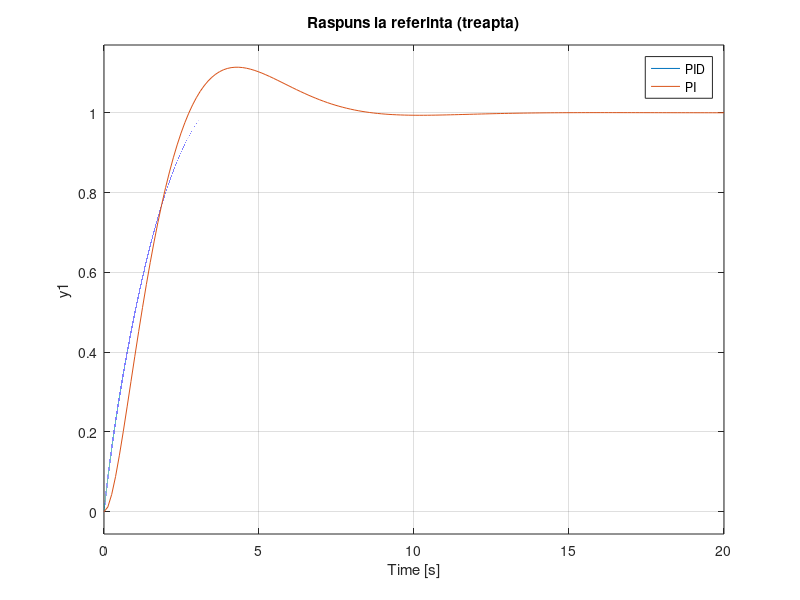

MATLAB code to generate this figure: (Note: this script raises an error after producing the figure.)
C1 = 0.02;
C2 = 0.02;
R1 = 40;
R2 = 50;
 
% Modelul in spatiul starilor:
A = [-1/(C1*R1),1/(C1*R1);1/(C2*R1),-1/(C2*R1)-1/(C2*R2)];
B = [1/C1; 0];
C = [0 1];
D = 0;
 
% Functia de transfer a procesului
H = tf(ss(A,B,C,D))
 
% pole(H)          % polii procesului (analiza stabilitate)
% nyquist(H)       % diagrama Nyquist (analiza stabilitate)
% step(H)          % raspuns la treapta, proces in bucla deschisa
% rlocus(H)        % loc radacini, folosit la proiectarea manuala P/I

% pidtune(H,'PI')    % regenerare valori PI, daca H se schimba
% pidtune(H,'PID')   % regenerare valori PID, daca H se schimba
 
K2 = pid(0.0281, 0.0212);                    % Regulator PI
K1 = pid(0.0346, 0.0216, 0.0117, 0.0117/100);% Regulator PID
 
% Functii de transfer in bucla inchisa
H01 = feedback(K1*H,1);   % PID
H02 = feedback(K2*H,1);   % PI
 
figure
step(H01, H02)
legend('PID','PI')
title('Raspuns la referinta (treapta)')
 
info_PI  = stepinfo(H02)
info_PID = stepinfo(H01)
 
e_ss_PI  = 1 - dcgain(H02)   % eroare stationara PI 
e_ss_PID = 1 - dcgain(H01)   % eroare stationara PID 
 
 %SEMNALUL DE COMANDA (debit q cerut de regulator)
K2_tf = tf(K2);
K1_tf = tf(K1);
U_PI  = minreal(K2_tf/(1+K2_tf*H));
U_PID = minreal(K1_tf/(1+K1_tf*H));
 
t_cmd = 0:0.001:12;
[y_PI,  t_PI]  = step(U_PI,  t_cmd);
[y_PID, t_PID] = step(U_PID, t_cmd);
 
figure
plot(t_PI, y_PI, 'b', t_PID, y_PID, 'r')
legend('PI','PID')
title('Semnal de comanda (debit q)')
xlabel('Time (s)')
ylabel('q (variatie debit)')
 
%ROBUSTETE IN FRECVENTA (marje de castig/faza)

figure
margin(K2*H)
title('Marje - PI')
 
figure
margin(K1*H)
title('Marje - PID')

% VERIFICARE LINIARITATE (raspuns la amplitudini diferite) 
t_lin = 0:0.01:20;
 
figure
step(H02*0.05, t_lin)
hold on
step(H02*2, t_lin)
legend('Referinta 0.05','Referinta 2')
title('Verificare liniaritate - PI')
 
figure
step(H01*0.05, t_lin)
hold on
step(H01*2, t_lin)
legend('Referinta 0.05','Referinta 2')
title('Verificare liniaritate - PID')
 
% ROBUSTETE LA VARIATIA PARAMETRILOR (+-20%), regulator PI fix

C1_nom = C1; C2_nom = C2; R1_nom = R1; R2_nom = R2;
 
% Caz +20%
C1_v = 1.2*C1_nom; C2_v = 1.2*C2_nom; R1_v = 1.2*R1_nom; R2_v = 1.2*R2_nom;
A_v  = [-1/(C1_v*R1_v), 1/(C1_v*R1_v); 1/(C2_v*R1_v), -1/(C2_v*R1_v)-1/(C2_v*R2_v)];
B_v  = [1/C1_v; 0];
H_v  = tf(ss(A_v,B_v,[0 1],0));
H_v_PI = feedback(K2*H_v,1);
 
% Caz -20%
C1_v2 = 0.8*C1_nom; C2_v2 = 0.8*C2_nom; R1_v2 = 0.8*R1_nom; R2_v2 = 0.8*R2_nom;
A_v2  = [-1/(C1_v2*R1_v2), 1/(C1_v2*R1_v2); 1/(C2_v2*R1_v2), -1/(C2_v2*R1_v2)-1/(C2_v2*R2_v2)];
B_v2  = [1/C1_v2; 0];
H_v2  = tf(ss(A_v2,B_v2,[0 1],0));
H_v2_PI = feedback(K2*H_v2,1);
 
figure
step(H02, H_v_PI, H_v2_PI)
legend('Nominal','+20%','-20%')
title('Robustete la variatia parametrilor - PI')
 
stepinfo(H_v_PI)
stepinfo(H_v2_PI)
 
% Test gradual (-20% .. +20%), verifica evolutia performantei
procente = [-20 -15 -10 -5 5 10 15 20];
for i = 1:length(procente)
    p = procente(i)/100;
    C1_t = (1+p)*C1_nom; C2_t = (1+p)*C2_nom;
    R1_t = (1+p)*R1_nom; R2_t = (1+p)*R2_nom;
    A_t  = [-1/(C1_t*R1_t), 1/(C1_t*R1_t); 1/(C2_t*R1_t), -1/(C2_t*R1_t)-1/(C2_t*R2_t)];
    B_t  = [1/C1_t; 0];
    H_t  = tf(ss(A_t,B_t,[0 1],0));
    H_t_PI = feedback(K2*H_t,1);
 
    info_t = stepinfo(H_t_PI);
    fprintf('Variatie %+d%%: Overshoot = %.2f%%, SettlingTime = %.2fs\n', ...
        procente(i), info_t.Overshoot, info_t.SettlingTime);
end

 % RASPUNS LA PERTURBATIE DE DEBIT (scurgere/variatie debit)
 
S_PI  = feedback(H,K2);
S_PID = feedback(H,K1);
 
% Perturbatie mica (amplitudine 1)
figure
step(S_PI, S_PID)
legend('PI','PID')
title('Raspuns la perturbatie (variatie debit)')
xlabel('Time (s)')
ylabel('Variatie nivel h_2')
 
% Perturbatie majora (scurgere mare, amplitudine 5, aplicata la t=15s)
t_p = 0:0.01:40;
r   = ones(size(t_p));       % referinta constanta = 1
d   = 5*(t_p >= 15);         % scurgere: apare la t=15s, amplitudine 5
 
y_PI_tot  = lsim(H02, r, t_p) + lsim(S_PI,  d, t_p);
y_PID_tot = lsim(H01, r, t_p) + lsim(S_PID, d, t_p);
 
figure
plot(t_p, y_PI_tot, 'b', t_p, y_PID_tot, 'r')
legend('PI','PID')
title('Raspuns la scurgere majora (debit pierdut = 5)')
xlabel('Time (s)')
ylabel('Nivel h_2')
grid on
